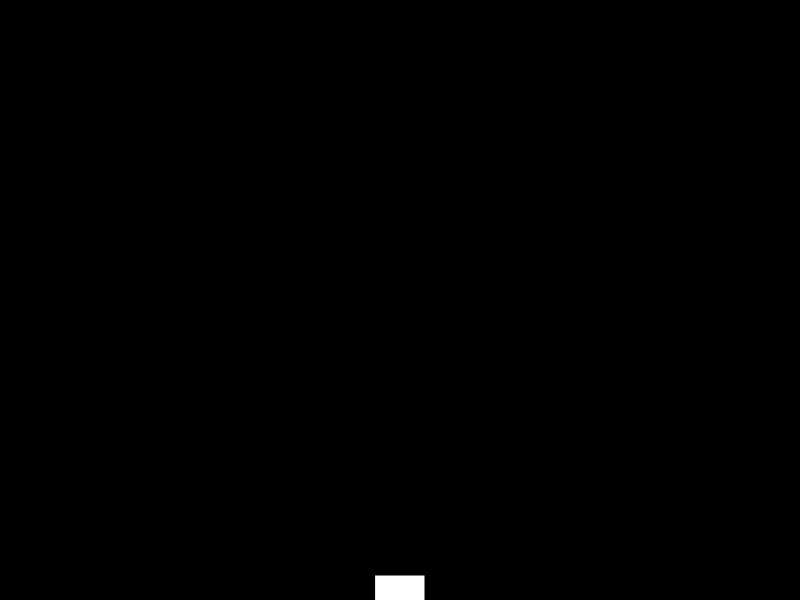
Frame 1 (no input)
Frame 60 (no input): identical to frame 1, image omitted
Frame 120 (the mouse pressed at the canvas centre since frame 60): identical to frame 1, image omitted

The p5.js sketch that drew this single still picture (run headless with seeded random() and noise() and a simulated clock; from frame 60 on, the mouse is pressed at the canvas centre):

// p5.js sketch
// ── sketch.js
var player


function setup() {
  createCanvas(displayWidth,displayHeight);
  player = new Player(displayWidth /2,displayHeight)
}

function draw() {
  background(0);  
player.display();



}
// ── player.js
class Player{
constructor(x,y){
this.width = 50;
this.height = 50;
this.size = 50;
this.x = x;
this.y = y;
}
display(){
    rectMode(CENTER);
    rect(this.x,this.y,50,50);
}



}
